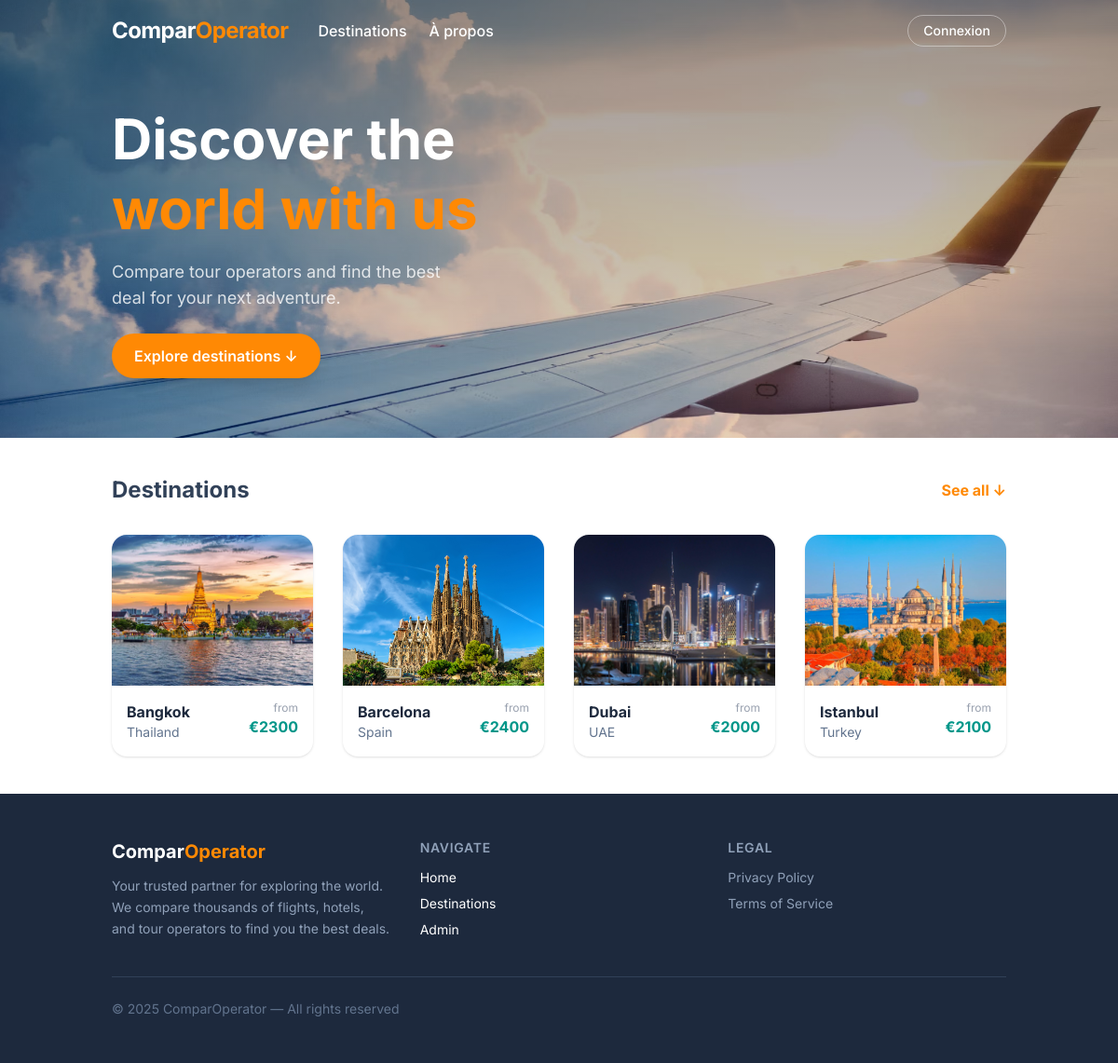
The page / on the database its author committed.
### tables this page shows
CREATE TABLE `destination` (
  `id`               INT          NOT NULL AUTO_INCREMENT,
  `location`         VARCHAR(255) NOT NULL,
  `country`          VARCHAR(255) NOT NULL,
  `price`            INT          NOT NULL,
  `image`            VARCHAR(255) NOT NULL,
  `tour_operator_id` INT          NOT NULL DEFAULT 0,
  PRIMARY KEY (`id`),
  KEY `idx_location`        (`location`),
  KEY `idx_tour_operator`   (`tour_operator_id`)
);

### utils/autoloader.php (called while the page is built, shortened)
<?php
spl_autoload_register(function ($className) {
    $baseDir = __DIR__ . '/../classes/';
    switch (true) {
        case substr($className, -10) === 'Repository':
            $directory = 'repositorys';
            break;
        default:
            $directory = 'basics';
            break;
    }
    $file = $baseDir . $directory . '/' . $className . '.php';
});

### classes/repositorys/DestinationRepository.php (called while the page is built, shortened)
<?php
class DestinationRepository {
    private PDO $db;
    public function __construct(PDO $db) {
        $this->db = $db;
    }
    public function findAllMainDestination(): array {
        $stmt = $this->db->query(
            'SELECT d.* FROM destination d
             INNER JOIN (
                 SELECT location, MIN(id) AS min_id FROM destination GROUP BY location
             ) t ON d.id = t.min_id
             ORDER BY d.location'
        );
        return array_map(fn($row) => new Destination($row), $stmt->fetchAll(PDO::FETCH_ASSOC));
    }
}

### classes/basics/Destination.php (called while the page is built, shortened)
<?php
class Destination {
    private string $location;
    private string $country;
    private string $price;
    private string $image;
    public function __construct(array $data) {
        $this->location = $data['location'];
        $this->country = $data['country'];
        $this->image = $data['image'];
        $this->price = $data['price'];
    }
    public function getLocation() {
        return $this->location;
    }
    public function getCountry() {
        return $this->country;
    }
    public function getImage() {
        return $this->image;
    }
    public function getPrice() {
        return $this->price;
    }
}

### partials/cards/card_destination.php (the view, shortened to what this page needs)
<article
    onclick="location.href='/ComparOperator/views/tour_operators.php?location=<?= urlencode($destination->getLocation()) ?>'"
    class="destination-card group cursor-pointer rounded-2xl overflow-hidden shadow-sm hover:shadow-xl transition-shadow duration-300 bg-white">
    <div class="relative overflow-hidden aspect-[4/3]">
        <img
            class="w-full h-full object-cover transition-transform duration-500 group-hover:scale-110"
            src="/ComparOperator/assets/img/cities/<?= htmlspecialchars($destination->getImage()) ?>"
            alt="<?= htmlspecialchars($destination->getLocation()) ?>">
    </div>
    <div class="p-4 flex justify-between items-start">
        <div>
            <h3 class="font-bold text-slate-800"><?= htmlspecialchars($destination->getLocation()) ?></h3>
            <p class="text-sm text-slate-500"><?= htmlspecialchars($destination->getCountry()) ?></p>
        </div>
        <div class="text-right">
            <p class="text-xs text-gray-400">from</p>
            <span class="text-teal-600 font-bold">€<?= htmlspecialchars($destination->getPrice()) ?></span>
        </div>
    </div>
</article>

### index.php (shortened to what this page needs)
<?php
require_once __DIR__ . '/utils/autoloader.php';
require_once __DIR__ . '/utils/connection.php';
$destinationRepository = new DestinationRepository($db);
$destinations = $destinationRepository->findAllMainDestination();
include 'partials/head.php';
?>
<body>
    <?php include 'partials/header.php'; ?>
    <main>
        <?php include 'partials/presentation.php'; ?>
        <section id="Destinations" class="flex flex-col gap-4 bg-white px-4 md:px-30 xl:px-70 py-10 text-slate-700">
            <div class="flex justify-between items-center mb-4 font-bold">
                <h2 class="text-2xl">Destinations</h2>
                <button id="toggleHiddenCards" class="seeAllDestinationsBtn cursor-pointer text-orange-400 hover:underline">
                    See all ↓
                </button>
            </div>
            <div class="grid grid-cols-1 sm:grid-cols-2 lg:grid-cols-4 gap-8">
                <?php foreach ($destinations as $destination): ?>
                    <?php include 'partials/cards/card_destination.php'; ?>
                <?php endforeach; ?>
            </div>
        </section>
    </main>
    <?php include 'partials/footer.php'; ?>
</body>

### assets/css/main.css (style rules this page uses)
html { scroll-behavior: smooth; }
body { font-family: 'Inter', sans-serif; -webkit-font-smoothing: antialiased; }

### rows shown on the page
destination: image (picture), location "Bangkok", country "Thailand", price "2300"
destination: image (picture), location "Barcelona", country "Spain", price "2400"
destination: image (picture), location "Dubai", country "UAE", price "2000"
destination: image (picture), location "Istanbul", country "Turkey", price "2100"
